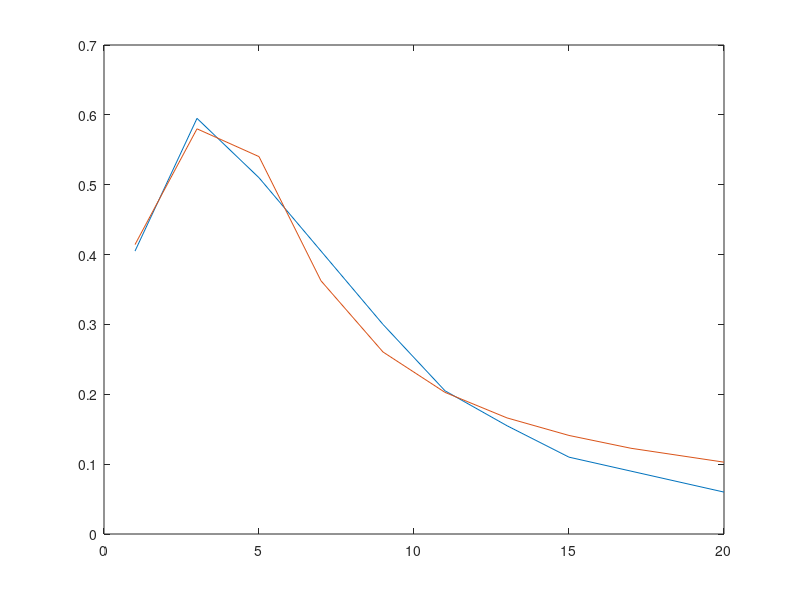

Source code (MATLAB):
%Script utilizado para calcular a função de transferência da picada
%usando a função nlinfit

w = [1 3 5 7 9 11 13 15 17 20];
a = [0.081 0.119 0.102 0.081 0.06 0.041 0.031 0.022 0.018 0.012];

a = a / 0.2;

my_fun = @(beta,w)(beta(1).*sqrt(w.^2+beta(2).^2)./sqrt((beta(3).^2-w.^2).^2+(2.*beta(3).*beta(4).*w).^2));

initials = [2 0.5 3 0.4];

new_coeffs = nlinfit(w, a, my_fun, initials);

disp(new_coeffs);

new_a = my_fun(new_coeffs, w);

plot(w, a, w, new_a);

disp(rms(new_a - a));